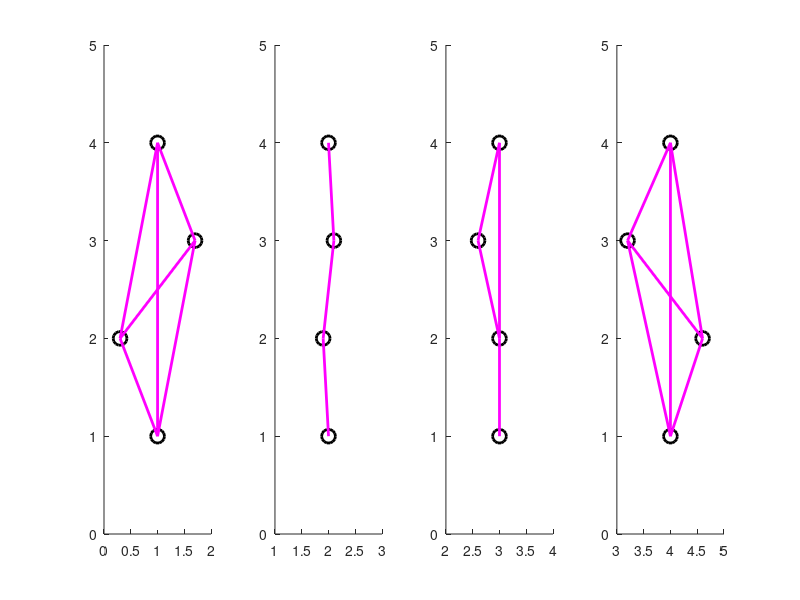

This figure's MATLAB source:
close all;
x1 = [1; 2; 3; 4];
x2 = [0.3; 1.9; 3; 4.6];
x3 = [1.7; 2.1; 2.6; 3.2];
x4 = [1; 2; 3; 4];
y1 = [1; 1; 1; 1];
y2 = [2; 2; 2; 2];
y3 = [3; 3; 3; 3];
y4 = [4; 4; 4; 4];

figure
subplot(1,4,1)
hold on
plot(x1(1),y1(1),'ko','LineWidth',2,'MarkerSize',10);
plot(x2(1),y2(1),'ko','LineWidth',2,'MarkerSize',10);
plot(x3(1),y3(1),'ko','LineWidth',2,'MarkerSize',10);
plot(x4(1),y4(1),'ko','LineWidth',2,'MarkerSize',10);
line([x1(1);x4(1)],[y1(1);y4(1)],'Color','m','LineWidth',2);
line([x1(1);x2(1);x3(1);x4(1)],[y1(1);y2(1);y3(1);y4(1)],'Color','m','LineWidth',2);
line([x1(1);x3(1)],[y1(1);y3(1)],'Color','m','LineWidth',2);
line([x2(1);x4(1)],[y2(1);y4(1)],'Color','m','LineWidth',2);
axis([0 2 0 5]);

subplot(1,4,2)
hold on
plot(x1(2),y1(2),'ko','LineWidth',2,'MarkerSize',10);
plot(x2(2),y2(2),'ko','LineWidth',2,'MarkerSize',10);
plot(x3(2),y3(2),'ko','LineWidth',2,'MarkerSize',10);
plot(x4(2),y4(2),'ko','LineWidth',2,'MarkerSize',10);
line([x1(2);x2(2);x3(2);x4(2)],[y1(2);y2(2);y3(2);y4(2)],'Color','m','LineWidth',2);
axis([1 3 0 5]);
%title('Connectivity Loss Through Obstruction');

subplot(1,4,3)
hold on
plot(x1(3),y1(3),'ko','LineWidth',2,'MarkerSize',10);
plot(x2(3),y2(3),'ko','LineWidth',2,'MarkerSize',10);
plot(x3(3),y3(3),'ko','LineWidth',2,'MarkerSize',10);
plot(x4(3),y4(3),'ko','LineWidth',2,'MarkerSize',10);
line([x1(3);x2(3);x4(3)],[y1(3);y2(3);y4(3)],'Color','m','LineWidth',2);
line([x2(3);x3(3);x4(3)],[y2(3);y3(3);y4(3)],'Color','m','LineWidth',2);
axis([2 4 0 5]);

subplot(1,4,4)
hold on
plot(x1(4),y1(4),'ko','LineWidth',2,'MarkerSize',10);
plot(x2(4),y2(4),'ko','LineWidth',2,'MarkerSize',10);
plot(x3(4),y3(4),'ko','LineWidth',2,'MarkerSize',10);
plot(x4(4),y4(4),'ko','LineWidth',2,'MarkerSize',10);
line([x1(4);x4(4)],[y1(4);y4(4)],'Color','m','LineWidth',2);
line([x1(4);x3(4)],[y1(4);y3(4)],'Color','m','LineWidth',2);
line([x2(4);x4(4)],[y2(4);y4(4)],'Color','m','LineWidth',2);
line([x1(4);x2(4);x3(4);x4(4)],[y1(4);y2(4);y3(4);y4(4)],'Color','m','LineWidth',2);
axis([3 5 0 5]);
